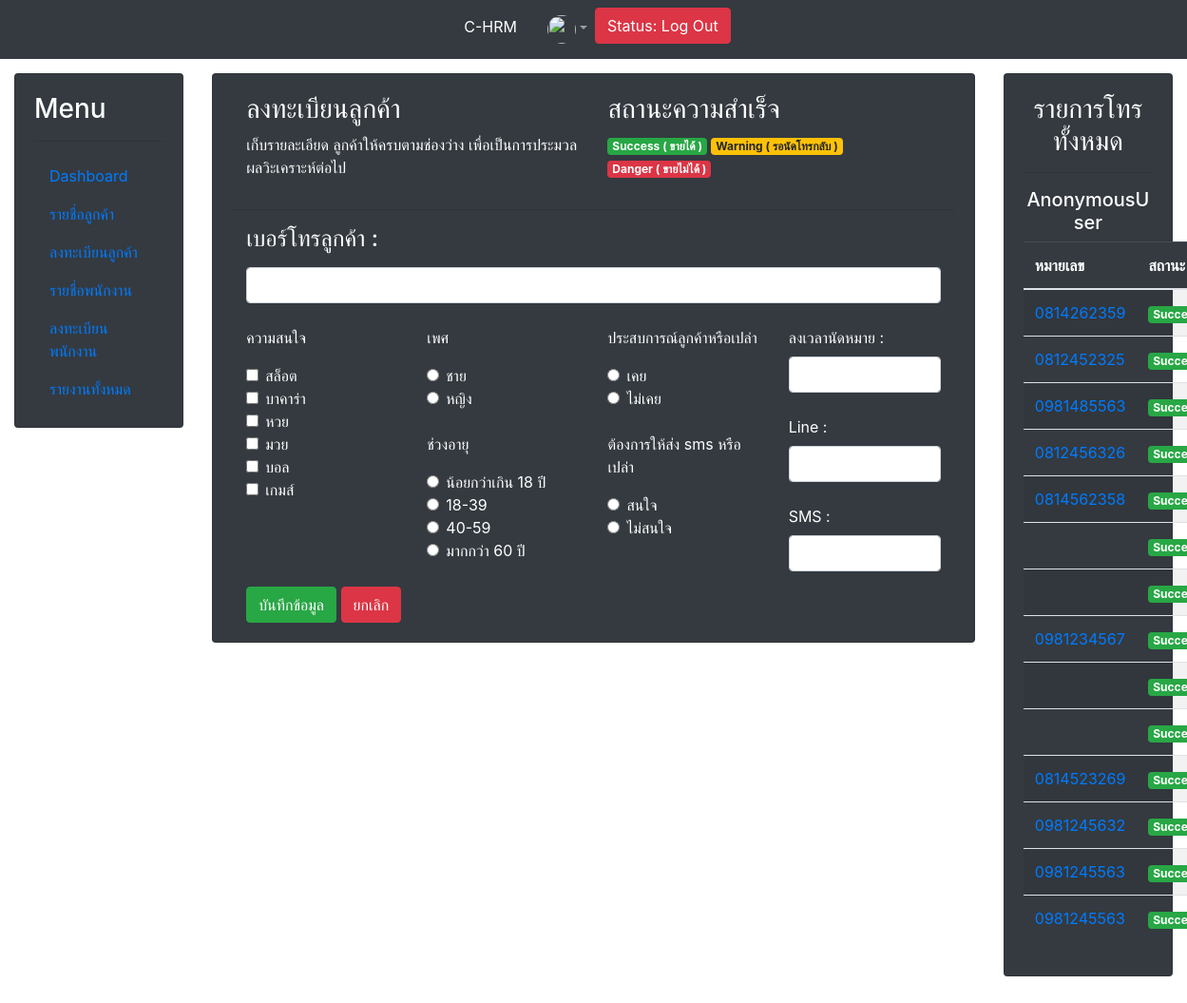
The app's page /regis_cust/ with its own data.
### ClientApp/models.py (models this page shows, shortened)
class Stat_user(models.Model):
    tel = models.CharField(max_length=10,default='081xxxxxxx')
    slot = models.CharField(max_length=5,null=True,blank=True)
    game = models.CharField(max_length=5,null=True,blank=True)
    huay = models.CharField(max_length=5,null=True,blank=True)
    muay = models.CharField(max_length=5,null=True,blank=True)
    ball = models.CharField(max_length=5,null=True,blank=True)
    bacara = models.CharField(max_length=10,null=True,blank=True)
    sms = models.CharField(max_length=3,null=True,blank=True)
    sex = models.CharField(max_length=3,null=True,blank=True)
    age = models.CharField(max_length=3,null=True,blank=True)
    date = models.DateField(auto_now_add=True)

### ClientApp/views.py (the view)
# urls.py: path('regis_cust/',views.regis_cust),
def regis_cust (request):
    if request.method == "POST":
        data = request.POST.copy()
        tel = data.get("tel")
        slot = data.get("slot")
        game = data.get("game")
        huay = data.get("huay")
        muay = data.get("muay")
        ball = data.get("ball")
        bacara = data.get("bacara")
        sms = data.get("sms")
        sex = data.get("sex")
        age = data.get("age")
        newrecord = Stat_user()
        newrecord.tel = tel
        newrecord.slot = slot
        newrecord.tel = tel
        newrecord.game = game
        newrecord.huay = huay
        newrecord.muay = muay
        newrecord.ball = ball
        newrecord.bacara = bacara
        newrecord.sms = sms
        newrecord.sex = sex
        newrecord.age = tel
        newrecord.save()
        return redirect("/show_cust")
    else:
        show = Stat_user.objects.all()
        return render(request,"regis_cust.html",{"show":show})

### ClientApp/templates/regis_cust.html (shortened to what this page needs)
{% extends "base.html" %}
{% block center %}
<div class="container">
	<div class="row">
		<div class="col-sm-6">
			<h3>ลงทะเบียนลูกค้า </h3>
			<p>เก็บรายละเอียด ลูกค้าให้ครบตามช่องว่าง เพื่อเป็นการประมวลผลวิะเคราะห์ต่อไป</p>
		</div>
		<div class="col-sm-6">
			<h3>สถานะความสำเร็จ</h3>
			<span class="badge badge-success">Success ( ขายได้ )</span>
			<span class="badge badge-warning">Warning ( รอนัดโทรกลับ )</span>
			<span class="badge badge-danger">Danger ( ขายไม่ได้ )</span>
		</div>
	</div>
</div>
	<hr><div class="container">
		<form method="POST" >
			<div class="row">
				<div class="col-sm-12">
						<label for="tel"><h4>เบอร์โทรลูกค้า :</h4></label>
						<input type="text" class="form-control" id="tel" name="tel"><br>
				</div>
			</div>
			<div class="row">
				<div class="col-sm-3">
				<p>ความสนใจ</p>
					<div class="form-check">
						<label class="form-check-label" for="slot">
						<input type="checkbox" class="form-check-input" id="slot" name="slot" value="slot">สล็อต
						</label>
					</div>
					<div class="form-check">
						<label class="form-check-label" for="bacara">
						<input type="checkbox" class="form-check-input" id="check2" name="bacara" value="bacara" >บาคาร่า
						</label>
					</div>
					<div class="form-check">
						<label class="form-check-label" for="huay">
						<input type="checkbox" class="form-check-input" id="check3" name="huay" value="huay" >หวย
						</label>
					</div>
					<div class="form-check">
						<label class="form-check-label" for="muay">
						<input type="checkbox" class="form-check-input" id="muay" name="muay" value="muay" >มวย
						</label>
					</div>
					<div class="form-check">
						<label class="form-check-label" for="ball">
						<input type="checkbox" class="form-check-input" id="ball" name="ball" value="ball" >บอล
						</label>
					</div>
					<div class="form-check">
						<label class="form-check-label" for="game">
						<input type="checkbox" class="form-check-input" id="game" name="game" value="game" >เกมส์
						</label>
					</div>
				</div>
				<div class="col-sm-3">
				<p>เพศ</p>
					<div class="form-check">
						<label class="form-check-label">
							<input type="radio" class="form-check-input" name="sex" value="M">ชาย
						</label>
					</div>
					<div class="form-check">
						<label class="form-check-label">
							<input type="radio" class="form-check-input" name="sex" value="W" >หญิง
						</label>
					</div>
					<br><p>ช่วงอายุ</p>
					<div class="form-check">
						<label class="form-check-label">
							<input type="radio" class="form-check-input" name="age" value="18">น้อยกว่าเกิน 18 ปี
						</label>
					</div>
					<div class="form-check">
						<label class="form-check-label">
							<input type="radio" class="form-check-input" name="age" value="39" >18-39
						</label>
					</div>
					<div class="form-check">
						<label class="form-check-label">
							<input type="radio" class="form-check-input" name="age" value="59" >40-59
						</label>
					</div>
					<div class="form-check">
						<label class="form-check-label">
							<input type="radio" class="form-check-input" name="age" value="60" >มากกว่า 60 ปี
						</label>
					</div>
				</div>
				<div class="col-sm-3">
					<p>ประสบการณ์ลูกค้าหรือเปล่า</p>
					<div class="form-check">
						<label class="form-check-label">
							<input type="radio" class="form-check-input" name="exp" value="yes" >เคย
						</label>
					</div>
					<div class="form-check">
						<label class="form-check-label">
							<input type="radio" class="form-check-input" name="exp" value="no" >ไม่เคย
						</label>
					</div>
					<br><p>ต้องการให้ส่ง sms หรือเปล่า </p>
					<div class="form-check">
						<label class="form-check-label">
							<input type="radio" class="form-check-input" name="sms" value="no">สนใจ
						</label>
					</div>
					<div class="form-check">
						<label class="form-check-label">
							<input type="radio" class="form-check-input" name="sms" value="no" >ไม่สนใจ
						</label>
					</div>
				</div>
				<div class="col-sm-3">
						<div class="form-group">
								<label for="name">ลงเวลานัดหมาย :</label>
								<input type="text" class="form-control" id="name" name="name"><br>
								<label for="name">Line :</label>
								<input type="text" class="form-control" id="name" name="name"><br>
								<label for="sms">SMS :</label>
								<input type="text" class="form-control" id="sms" name="sms"></input>
						</div>
				</div>
			</div>
			<button type="submit" class="btn btn-success ">บันทึกข้อมูล</button>
			<button type="submit" class="btn btn-danger ">ยกเลิก</button>
		</form>
		</div>
{% endblock center%}
{% block right1 %}
<h3 class="text-center">รายการโทรทั้งหมด</h3><hr>
<h5 class="text-center">{{ user }}</h5>
<table class="table table-striped table-hover">
	<thead class="table table-dark table-hover">
	  <tr >
		<th scope="col">หมายเลข</th>
		<th>สถานะ</th>
	  </tr>
	</thead>
	<tbody class="table table-hover" >
		{% for x in show %}
	  <tr >
		<td ><a href="{url 'edit_cust-page '%}">{{ x.tel }} </a> </td>
		<td><span class="badge badge-success">Success</span></td>
	  </tr>
	  {% endfor %}
	</tbody>
  </table>
{% endblock right1 %}

### records on screen
Stat_user: tel "0814262359"
Stat_user: tel "0812452325"
Stat_user: tel "0981485563"
Stat_user: tel "0812456326"
Stat_user: tel "0814562358"
Stat_user: tel "0981234567"
Stat_user: tel "0814523269"
Stat_user: tel "0981245632"
Stat_user: tel "0981245563"
Stat_user: tel "0981245563"

### other values on screen
{{ user }} "AnonymousUser"
